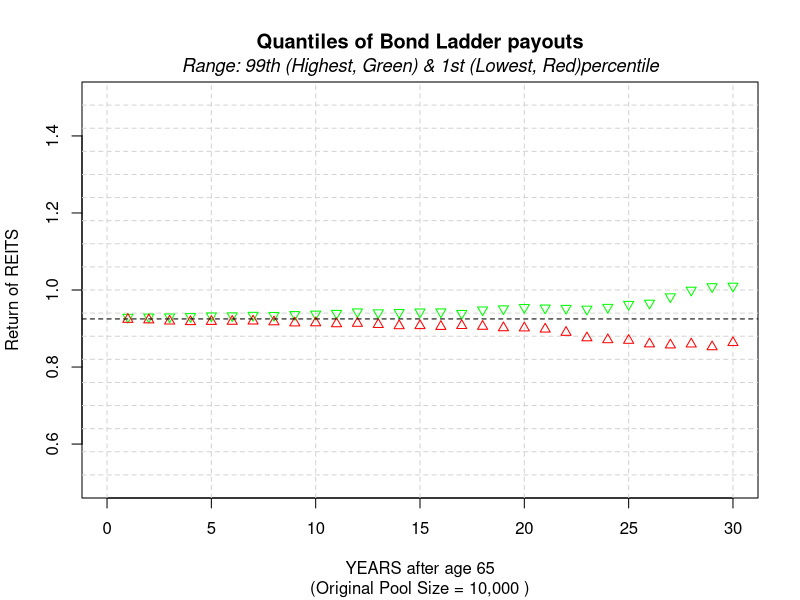
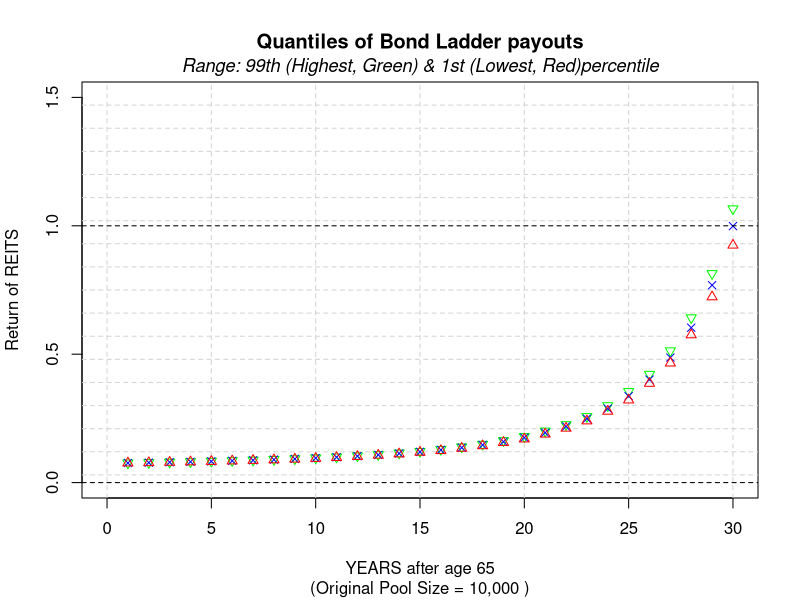
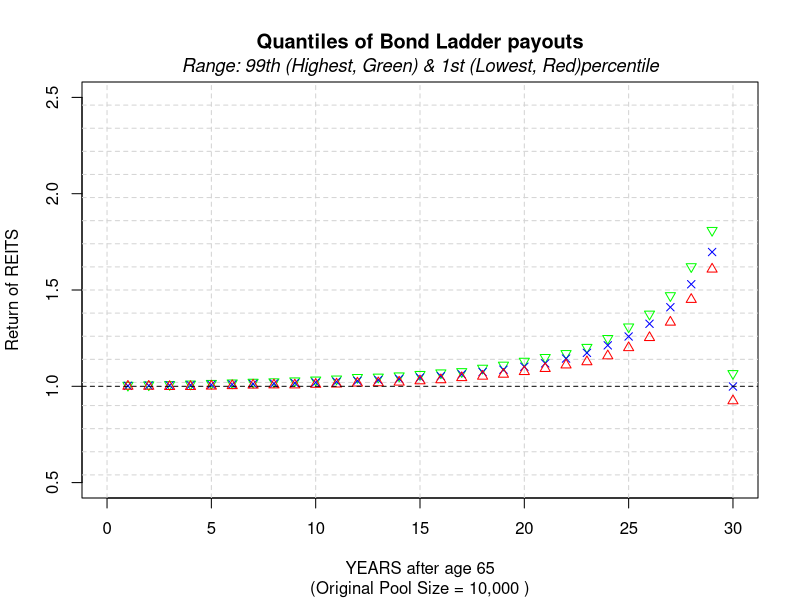
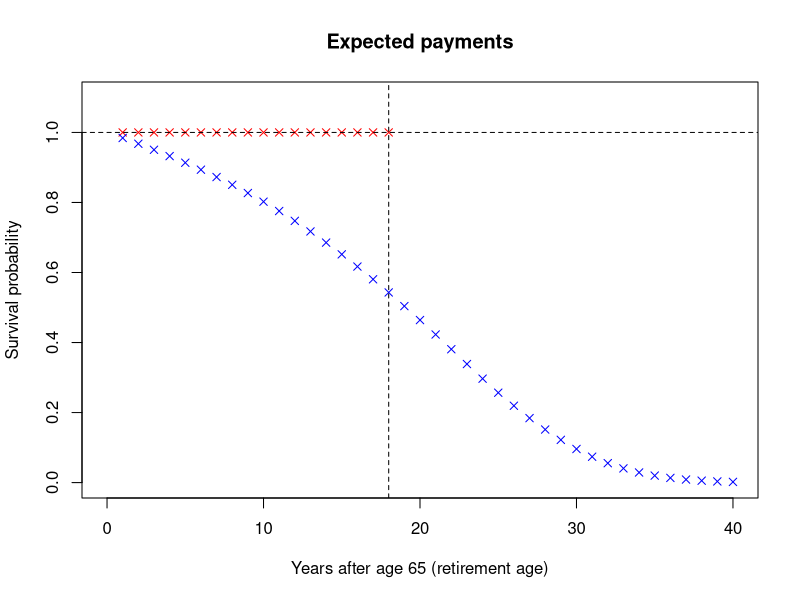

The R source for these figures, in order:
set.seed(1234)

lifetable_2021 <- read.csv("data/LifeTablesbyYear/2021.csv")

### q/(1-q) for each age
expected_longevity_return <- function(periods, lifetable){
  #initialize the return vector
  r <- rep(0, periods)
  
  for (j in 1:periods){
    r[j] <- lifetable[lifetable$Age == 65+j, "qx"]/(1-lifetable[lifetable$Age == 65+j, "qx"])
  }
  
  return(r)
}

### G for each period
group_gain <- function(periods, lifetable, r, n){
  #initialize the return vector
  G <- rep(0, periods)
  
  for (j in 1:periods){
    deaths <- rbinom(1, n, lifetable[lifetable$Age == 65+j, "qx"])
    n <- n - deaths
    G[j] <- deaths/(r[j]*n)
  }
  
  return(G)
}

calculate_dt <- function(periods, lifetable, n0){ #Tpx
  oMq <- rep(0, periods)
  oMq[1] <- 1 - lifetable[lifetable$Age == 65, "qx"] # 1-q
  for (j in 2:periods){
    oMq[j] <- oMq[j-1]*(1 - lifetable[lifetable$Age == 65+j, "qx"])
  }
  return((1-n0)*oMq)
}

calculate_total_payout <- function(periods, lifetable, one_plus_rG, dt){
  total_payout <- rep(0, periods)
  
  for (t in 1:periods){
    dummy <- dt[t]
    for (k in 1:t){
      dummy <- dummy*one_plus_rG[k]
    }
    total_payout[t] <- dummy
  }
  return(total_payout)
}

REITS_return <- function(periods, n0, one_plus_rG){
  #initialize the return vector
  return <- rep(0, periods)
  return[1] <- n0*one_plus_rG[1]
  for (j in 2:periods){
    #each entry is the previous entry times 1+r
    return[j] <- return[j-1]*one_plus_rG[j]
  }
  return(return)
}

bondLadder <- function(N, periods, lifetable, number_individuals, n0){
  for (i in 1:N){
    r <- expected_longevity_return(periods, lifetable)
    G <- group_gain(periods, lifetable, r, number_individuals)
    one_plus_rG <- r*G + 1
    dt <- calculate_dt(periods, lifetable, n0)
    total_payout <- calculate_total_payout(periods, lifetable, one_plus_rG, dt)
    if (i == 1){
      bond_payout_matrix <- total_payout
    } else {
      bond_payout_matrix <- cbind(bond_payout_matrix, total_payout)
    }
  }
  return(bond_payout_matrix)
}

bondLadderREITS <- function(N, periods, lifetable, number_individuals, n0){
  for (i in 1:N){
    r <- expected_longevity_return(periods, lifetable)
    G <- group_gain(periods, lifetable, r, number_individuals)
    one_plus_rG <- r*G + 1
    dt <- calculate_dt(periods, lifetable, n0)
    total_payout <- REITS_return(periods, n0, one_plus_rG)
    if (i == 1){
      bond_payout_matrix <- total_payout
    } else {
      bond_payout_matrix <- cbind(bond_payout_matrix, total_payout)
    }
  }
  return(bond_payout_matrix)
}


N <- 100
number_individuals <- 10000
periods <- 30

real_return_REITS <- 0.03
cost_1dollar_perpetuity <- 1/real_return_REITS
one_plus_r <- expected_longevity_return(periods, lifetable_2021) + 1
anual_expected_longevity_return <- prod(one_plus_r)^(1/30)-1
n0 <- (1/(1+anual_expected_longevity_return))^(30)


matrixBond <- bondLadder(N, periods, lifetable_2021, number_individuals, n0)

plot(c(0,30),c(0.5,1.5),type="n",
     xlab="YEARS after age 65",
     ylab="Return of REITS")
title(main="Quantiles of Bond Ladder payouts",
      sub="(Original Pool Size = 10,000 )")
mtext(side=3, line=0.3,
      "Range: 99th (Highest, Green) & 1st (Lowest, Red)percentile"
      ,cex=1.1,font=3)
grid(ny=18,lty=20)
for (i in 1:30){
  pct99<-as.numeric(quantile(matrixBond[i,],1))
  pct01<-as.numeric(quantile(matrixBond[i,],0))
  points(i,pct99,col="green",pch=6)
  points(i,pct01,col="red",pch=2)
}
abline(h=1-n0,lty=2)

#multiplicar todos los tpx*proporcion inicial (1-n0)

matrixREITS <- bondLadderREITS(N, periods, lifetable_2021, number_individuals, n0)

plot(c(0,30),c(0.0,1.5),type="n",
     xlab="YEARS after age 65",
     ylab="Return of REITS")
title(main="Quantiles of Bond Ladder payouts",
      sub="(Original Pool Size = 10,000 )")
mtext(side=3, line=0.3,
      "Range: 99th (Highest, Green) & 1st (Lowest, Red)percentile"
      ,cex=1.1,font=3)
grid(ny=18,lty=20)
for (i in 1:30){
  pct99<-as.numeric(quantile(matrixREITS[i,],1))
  pct50 <- as.numeric(quantile(matrixREITS[i,],0.5))
  pct01<-as.numeric(quantile(matrixREITS[i,],0))
  points(i,pct99,col="green",pch=6)
  points(i,pct50,col="blue",pch=4)
  points(i,pct01,col="red",pch=2)
}
abline(h=0,lty=2)
abline(h=1,lty=2)

#the last row of the matrix put to 0
matrixBond[30,] <- 0

matrix <- matrixBond + matrixREITS
plot(c(0,30),c(0.5,2.5),type="n",
     xlab="YEARS after age 65",
     ylab="Return of REITS")
title(main="Quantiles of Bond Ladder payouts",
      sub="(Original Pool Size = 10,000 )")
mtext(side=3, line=0.3,
      "Range: 99th (Highest, Green) & 1st (Lowest, Red)percentile"
      ,cex=1.1,font=3)
grid(ny=18,lty=20)
for (i in 1:30){
  pct99<-as.numeric(quantile(matrix[i,],1))
  pct50 <- as.numeric(quantile(matrix[i,],0.5))
  pct01<-as.numeric(quantile(matrix[i,],0))
  points(i,pct99,col="green",pch=6)
  points(i,pct50,col="blue",pch=4)
  points(i,pct01,col="red",pch=2)
}
abline(h=0,lty=2)
abline(h=1,lty=2)


###### GRAPH FOR PRESENTATION #####

Tpx <- c()
for (i in 1:40){
  value <- lifetable_2021[lifetable_2021$Age == 64+i, "Tpx"]
  Tpx <- c(Tpx, value)
}


plot(c(0,40),c(0,1.1),type="n",
     xlab="Years after age 65 (retirement age)",
     ylab="Survival probability")
title(main="Expected payments")
for (i in 1:40){
  if (i <= 18){
    points(i,1,col="red",pch=4)
  }
  points(i,Tpx[i],col="blue",pch=4)
}
abline(h=1,lty=2)
# vertical line
abline(v=18,lty=2)

